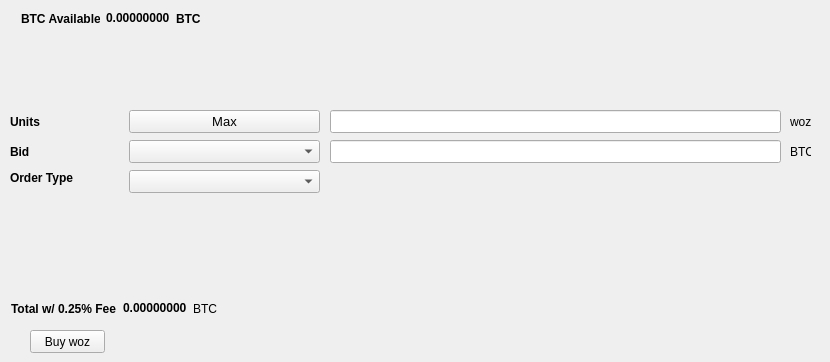
   <widget class="QWidget" name="BuyTab">
    <attribute name="title">
     <string>Buy</string>
    </attribute>
    <widget class="QPushButton" name="Buywoz">
     <property name="geometry">
      <rect>
       <x>30</x>
       <y>330</y>
       <width>75</width>
       <height>23</height>
      </rect>
     </property>
     <property name="text">
      <string>Buy woz</string>
     </property>
    </widget>
    <widget class="QLabel" name="label_3">
     <property name="geometry">
      <rect>
       <x>10</x>
       <y>110</y>
       <width>46</width>
       <height>23</height>
      </rect>
     </property>
     <property name="font">
      <font>
       <weight>75</weight>
       <bold>true</bold>
      </font>
     </property>
     <property name="text">
      <string>Units</string>
     </property>
    </widget>
    <widget class="QLineEdit" name="UnitsInput">
     <property name="geometry">
      <rect>
       <x>330</x>
       <y>110</y>
       <width>451</width>
       <height>23</height>
      </rect>
     </property>
     <property name="font">
      <font>
       <pointsize>9</pointsize>
       <weight>75</weight>
       <bold>true</bold>
      </font>
     </property>
    </widget>
    <widget class="QLineEdit" name="BuyBidPriceEdit">
     <property name="geometry">
      <rect>
       <x>330</x>
       <y>140</y>
       <width>451</width>
       <height>23</height>
      </rect>
     </property>
     <property name="font">
      <font>
       <pointsize>9</pointsize>
       <weight>75</weight>
       <bold>true</bold>
      </font>
     </property>
    </widget>
    <widget class="QLabel" name="label_4">
     <property name="geometry">
      <rect>
       <x>790</x>
       <y>110</y>
       <width>31</width>
       <height>23</height>
      </rect>
     </property>
     <property name="text">
      <string>woz</string>
     </property>
    </widget>
    <widget class="QLabel" name="label_5">
     <property name="geometry">
      <rect>
       <x>790</x>
       <y>140</y>
       <width>21</width>
       <height>23</height>
      </rect>
     </property>
     <property name="text">
      <string>BTC</string>
     </property>
    </widget>
    <widget class="QLabel" name="label_6">
     <property name="geometry">
      <rect>
       <x>10</x>
       <y>140</y>
       <width>46</width>
       <height>23</height>
      </rect>
     </property>
     <property name="font">
      <font>
       <weight>75</weight>
       <bold>true</bold>
      </font>
     </property>
     <property name="text">
      <string>Bid</string>
     </property>
    </widget>
    <widget class="QLabel" name="label_7">
     <property name="geometry">
      <rect>
       <x>10</x>
       <y>170</y>
       <width>71</width>
       <height>16</height>
      </rect>
     </property>
     <property name="font">
      <font>
       <weight>75</weight>
       <bold>true</bold>
      </font>
     </property>
     <property name="text">
      <string>Order Type</string>
     </property>
    </widget>
    <widget class="QPushButton" name="Buy_Max_Amount">
     <property name="geometry">
      <rect>
       <x>129</x>
       <y>110</y>
       <width>191</width>
       <height>23</height>
      </rect>
     </property>
     <property name="font">
      <font>
       <pointsize>10</pointsize>
      </font>
     </property>
     <property name="text">
      <string>Max</string>
     </property>
    </widget>
    <widget class="QComboBox" name="BuyBidcomboBox">
     <property name="geometry">
      <rect>
       <x>129</x>
       <y>140</y>
       <width>191</width>
       <height>23</height>
      </rect>
     </property>
     <property name="font">
      <font>
       <pointsize>10</pointsize>
      </font>
     </property>
    </widget>
    <widget class="QComboBox" name="buyOrdertypeCombo">
     <property name="geometry">
      <rect>
       <x>129</x>
       <y>170</y>
       <width>191</width>
       <height>23</height>
      </rect>
     </property>
     <property name="font">
      <font>
       <pointsize>10</pointsize>
      </font>
     </property>
    </widget>
    <widget class="QWidget" name="layoutWidget">
     <property name="geometry">
      <rect>
       <x>21</x>
       <y>11</y>
       <width>180</width>
       <height>15</height>
      </rect>
     </property>
     <layout class="QHBoxLayout" name="horizontalLayout_3">
      <item>
       <widget class="QLabel" name="label232">
        <property name="font">
         <font>
          <weight>75</weight>
          <bold>true</bold>
         </font>
        </property>
        <property name="text">
         <string>BTC Available:</string>
        </property>
       </widget>
      </item>
      <item>
       <widget class="QLabel" name="BtcAvailableLbl">
        <property name="palette">
         <palette>
          <active>
           <colorrole role="WindowText">
            <brush brushstyle="SolidPattern">
             <color alpha="255">
              <red>0</red>
              <green>0</green>
              <blue>0</blue>
             </color>
            </brush>
           </colorrole>
           <colorrole role="Button">
            <brush brushstyle="SolidPattern">
             <color alpha="255">
              <red>0</red>
              <green>170</green>
              <blue>0</blue>
             </color>
            </brush>
           </colorrole>
           <colorrole role="Light">
            <brush brushstyle="SolidPattern">
             <color alpha="255">
              <red>0</red>
              <green>255</green>
              <blue>0</blue>
             </color>
            </brush>
           </colorrole>
           <colorrole role="Midlight">
            <brush brushstyle="SolidPattern">
             <color alpha="255">
              <red>0</red>
              <green>212</green>
              <blue>0</blue>
             </color>
            </brush>
           </colorrole>
           <colorrole role="Dark">
            <brush brushstyle="SolidPattern">
             <color alpha="255">
              <red>0</red>
              <green>85</green>
              <blue>0</blue>
             </color>
            </brush>
           </colorrole>
           <colorrole role="Mid">
            <brush brushstyle="SolidPattern">
             <color alpha="255">
              <red>0</red>
              <green>113</green>
              <blue>0</blue>
             </color>
            </brush>
           </colorrole>
           <colorrole role="Text">
            <brush brushstyle="SolidPattern">
             <color alpha="255">
              <red>0</red>
              <green>170</green>
              <blue>0</blue>
             </color>
            </brush>
           </colorrole>
           <colorrole role="BrightText">
            <brush brushstyle="SolidPattern">
             <color alpha="255">
              <red>255</red>
              <green>255</green>
              <blue>255</blue>
             </color>
            </brush>
           </colorrole>
           <colorrole role="ButtonText">
            <brush brushstyle="SolidPattern">
             <color alpha="255">
              <red>0</red>
              <green>0</green>
              <blue>0</blue>
             </color>
            </brush>
           </colorrole>
           <colorrole role="Base">
            <brush brushstyle="SolidPattern">
             <color alpha="255">
              <red>255</red>
              <green>255</green>
              <blue>255</blue>
             </color>
            </brush>
           </colorrole>
           <colorrole role="Window">
            <brush brushstyle="SolidPattern">
             <color alpha="255">
              <red>0</red>
              <green>170</green>
              <blue>0</blue>
             </color>
            </brush>
           </colorrole>
           <colorrole role="Shadow">
            <brush brushstyle="SolidPattern">
             <color alpha="255">
              <red>0</red>
              <green>0</green>
              <blue>0</blue>
             </color>
            </brush>
           </colorrole>
           <colorrole role="AlternateBase">
            <brush brushstyle="SolidPattern">
             <color alpha="255">
              <red>127</red>
              <green>212</green>
              <blue>127</blue>
             </color>
            </brush>
           </colorrole>
           <colorrole role="ToolTipBase">
            <brush brushstyle="SolidPattern">
             <color alpha="255">
              <red>255</red>
              <green>255</green>
              <blue>220</blue>
             </color>
            </brush>
           </colorrole>
           <colorrole role="ToolTipText">
            <brush brushstyle="SolidPattern">
             <color alpha="255">
              <red>0</red>
              <green>0</green>
              <blue>0</blue>
             </color>
            </brush>
           </colorrole>
          </active>
          <inactive>
           <colorrole role="WindowText">
            <brush brushstyle="SolidPattern">
             <color alpha="255">
              <red>0</red>
              <green>0</green>
              <blue>0</blue>
             </color>
            </brush>
           </colorrole>
           <colorrole role="Button">
            <brush brushstyle="SolidPattern">
             <color alpha="255">
              <red>0</red>
              <green>170</green>
              <blue>0</blue>
             </color>
            </brush>
           </colorrole>
           <colorrole role="Light">
            <brush brushstyle="SolidPattern">
             <color alpha="255">
              <red>0</red>
              <green>255</green>
              <blue>0</blue>
             </color>
            </brush>
           </colorrole>
           <colorrole role="Midlight">
            <brush brushstyle="SolidPattern">
             <color alpha="255">
              <red>0</red>
              <green>212</green>
              <blue>0</blue>
             </color>
            </brush>
           </colorrole>
           <colorrole role="Dark">
            <brush brushstyle="SolidPattern">
             <color alpha="255">
              <red>0</red>
              <green>85</green>
              <blue>0</blue>
             </color>
            </brush>
           </colorrole>
           <colorrole role="Mid">
            <brush brushstyle="SolidPattern">
             <color alpha="255">
              <red>0</red>
              <green>113</green>
              <blue>0</blue>
             </color>
            </brush>
           </colorrole>
           <colorrole role="Text">
            <brush brushstyle="SolidPattern">
             <color alpha="255">
              <red>0</red>
              <green>170</green>
              <blue>0</blue>
             </color>
            </brush>
           </colorrole>
           <colorrole role="BrightText">
            <brush brushstyle="SolidPattern">
             <color alpha="255">
              <red>255</red>
              <green>255</green>
              <blue>255</blue>
             </color>
            </brush>
           </colorrole>
           <colorrole role="ButtonText">
            <brush brushstyle="SolidPattern">
             <color alpha="255">
              <red>0</red>
              <green>0</green>
              <blue>0</blue>
             </color>
            </brush>
           </colorrole>
           <colorrole role="Base">
            <brush brushstyle="SolidPattern">
             <color alpha="255">
              <red>255</red>
              <green>255</green>
              <blue>255</blue>
             </color>
            </brush>
           </colorrole>
           <colorrole role="Window">
            <brush brushstyle="SolidPattern">
             <color alpha="255">
              <red>0</red>
              <green>170</green>
              <blue>0</blue>
             </color>
            </brush>
           </colorrole>
           <colorrole role="Shadow">
            <brush brushstyle="SolidPattern">
             <color alpha="255">
              <red>0</red>
              <green>0</green>
              <blue>0</blue>
             </color>
            </brush>
           </colorrole>
           <colorrole role="AlternateBase">
            <brush brushstyle="SolidPattern">
             <color alpha="255">
              <red>127</red>
              <green>212</green>
              <blue>127</blue>
             </color>
            </brush>
           </colorrole>
           <colorrole role="ToolTipBase">
            <brush brushstyle="SolidPattern">
             <color alpha="255">
              <red>255</red>
              <green>255</green>
              <blue>220</blue>
             </color>
            </brush>
           </colorrole>
           <colorrole role="ToolTipText">
            <brush brushstyle="SolidPattern">
             <color alpha="255">
              <red>0</red>
              <green>0</green>
              <blue>0</blue>
             </color>
            </brush>
           </colorrole>
          </inactive>
          <disabled>
           <colorrole role="WindowText">
            <brush brushstyle="SolidPattern">
             <color alpha="255">
              <red>0</red>
              <green>85</green>
              <blue>0</blue>
             </color>
            </brush>
           </colorrole>
           <colorrole role="Button">
            <brush brushstyle="SolidPattern">
             <color alpha="255">
              <red>0</red>
              <green>170</green>
              <blue>0</blue>
             </color>
            </brush>
           </colorrole>
           <colorrole role="Light">
            <brush brushstyle="SolidPattern">
             <color alpha="255">
              <red>0</red>
              <green>255</green>
              <blue>0</blue>
             </color>
            </brush>
           </colorrole>
           <colorrole role="Midlight">
            <brush brushstyle="SolidPattern">
             <color alpha="255">
              <red>0</red>
              <green>212</green>
              <blue>0</blue>
             </color>
            </brush>
           </colorrole>
           <colorrole role="Dark">
            <brush brushstyle="SolidPattern">
             <color alpha="255">
              <red>0</red>
              <green>85</green>
              <blue>0</blue>
             </color>
            </brush>
           </colorrole>
           <colorrole role="Mid">
            <brush brushstyle="SolidPattern">
             <color alpha="255">
              <red>0</red>
              <green>113</green>
              <blue>0</blue>
             </color>
            </brush>
           </colorrole>
           <colorrole role="Text">
            <brush brushstyle="SolidPattern">
             <color alpha="255">
              <red>0</red>
              <green>85</green>
              <blue>0</blue>
             </color>
            </brush>
           </colorrole>
           <colorrole role="BrightText">
            <brush brushstyle="SolidPattern">
             <color alpha="255">
              <red>255</red>
              <green>255</green>
              <blue>255</blue>
             </color>
            </brush>
           </colorrole>
           <colorrole role="ButtonText">
            <brush brushstyle="SolidPattern">
             <color alpha="255">
              <red>0</red>
              <green>85</green>
              <blue>0</blue>
             </color>
            </brush>
           </colorrole>
           <colorrole role="Base">
            <brush brushstyle="SolidPattern">
             <color alpha="255">
              <red>0</red>
              <green>170</green>
              <blue>0</blue>
             </color>
            </brush>
           </colorrole>
           <colorrole role="Window">
            <brush brushstyle="SolidPattern">
             <color alpha="255">
              <red>0</red>
              <green>170</green>
              <blue>0</blue>
             </color>
            </brush>
           </colorrole>
           <colorrole role="Shadow">
            <brush brushstyle="SolidPattern">
             <color alpha="255">
              <red>0</red>
              <green>0</green>
              <blue>0</blue>
             </color>
            </brush>
           </colorrole>
           <colorrole role="AlternateBase">
            <brush brushstyle="SolidPattern">
             <color alpha="255">
              <red>0</red>
              <green>170</green>
              <blue>0</blue>
             </color>
            </brush>
           </colorrole>
           <colorrole role="ToolTipBase">
            <brush brushstyle="SolidPattern">
             <color alpha="255">
              <red>255</red>
              <green>255</green>
              <blue>220</blue>
             </color>
            </brush>
           </colorrole>
           <colorrole role="ToolTipText">
            <brush brushstyle="SolidPattern">
             <color alpha="255">
              <red>0</red>
              <green>0</green>
              <blue>0</blue>
             </color>
            </brush>
           </colorrole>
          </disabled>
         </palette>
        </property>
        <property name="font">
         <font>
          <weight>75</weight>
          <bold>true</bold>
         </font>
        </property>
        <property name="text">
         <string>0.00000000</string>
        </property>
        <property name="textInteractionFlags">
         <set>Qt::LinksAccessibleByMouse|Qt::TextSelectableByKeyboard|Qt::TextSelectableByMouse</set>
        </property>
       </widget>
      </item>
      <item>
       <widget class="QLabel" name="BtcAvailableLbl_2">
        <property name="font">
         <font>
          <weight>75</weight>
          <bold>true</bold>
         </font>
        </property>
        <property name="text">
         <string>BTC</string>
        </property>
       </widget>
      </item>
     </layout>
    </widget>
    <widget class="QWidget" name="layoutWidget">
     <property name="geometry">
      <rect>
       <x>11</x>
       <y>301</y>
       <width>209</width>
       <height>15</height>
      </rect>
     </property>
     <layout class="QHBoxLayout" name="horizontalLayout_4">
      <item>
       <widget class="QLabel" name="label_9">
        <property name="font">
         <font>
          <weight>75</weight>
          <bold>true</bold>
         </font>
        </property>
        <property name="text">
         <string>Total w/ 0.25% Fee</string>
        </property>
       </widget>
      </item>
      <item>
       <widget class="QLabel" name="BuyCostLabel">
        <property name="palette">
         <palette>
          <active>
           <colorrole role="WindowText">
            <brush brushstyle="SolidPattern">
             <color alpha="255">
              <red>0</red>
              <green>0</green>
              <blue>0</blue>
             </color>
            </brush>
           </colorrole>
           <colorrole role="Button">
            <brush brushstyle="SolidPattern">
             <color alpha="255">
              <red>0</red>
              <green>170</green>
              <blue>0</blue>
             </color>
            </brush>
           </colorrole>
           <colorrole role="Light">
            <brush brushstyle="SolidPattern">
             <color alpha="255">
              <red>0</red>
              <green>255</green>
              <blue>0</blue>
             </color>
            </brush>
           </colorrole>
           <colorrole role="Midlight">
            <brush brushstyle="SolidPattern">
             <color alpha="255">
              <red>0</red>
              <green>212</green>
              <blue>0</blue>
             </color>
            </brush>
           </colorrole>
           <colorrole role="Dark">
            <brush brushstyle="SolidPattern">
             <color alpha="255">
              <red>0</red>
              <green>85</green>
              <blue>0</blue>
             </color>
            </brush>
           </colorrole>
           <colorrole role="Mid">
            <brush brushstyle="SolidPattern">
             <color alpha="255">
              <red>0</red>
              <green>113</green>
              <blue>0</blue>
             </color>
            </brush>
           </colorrole>
           <colorrole role="Text">
            <brush brushstyle="SolidPattern">
             <color alpha="255">
              <red>0</red>
              <green>170</green>
              <blue>0</blue>
             </color>
            </brush>
           </colorrole>
           <colorrole role="BrightText">
            <brush brushstyle="SolidPattern">
             <color alpha="255">
              <red>255</red>
              <green>255</green>
              <blue>255</blue>
             </color>
            </brush>
           </colorrole>
           <colorrole role="ButtonText">
            <brush brushstyle="SolidPattern">
             <color alpha="255">
              <red>0</red>
              <green>0</green>
              <blue>0</blue>
             </color>
            </brush>
           </colorrole>
           <colorrole role="Base">
            <brush brushstyle="SolidPattern">
             <color alpha="255">
              <red>255</red>
              <green>255</green>
              <blue>255</blue>
             </color>
            </brush>
           </colorrole>
           <colorrole role="Window">
            <brush brushstyle="SolidPattern">
             <color alpha="255">
              <red>0</red>
              <green>170</green>
              <blue>0</blue>
             </color>
            </brush>
           </colorrole>
           <colorrole role="Shadow">
            <brush brushstyle="SolidPattern">
             <color alpha="255">
              <red>0</red>
              <green>0</green>
              <blue>0</blue>
             </color>
            </brush>
           </colorrole>
           <colorrole role="AlternateBase">
            <brush brushstyle="SolidPattern">
             <color alpha="255">
              <red>127</red>
              <green>212</green>
              <blue>127</blue>
             </color>
            </brush>
           </colorrole>
           <colorrole role="ToolTipBase">
            <brush brushstyle="SolidPattern">
             <color alpha="255">
              <red>255</red>
              <green>255</green>
              <blue>220</blue>
             </color>
            </brush>
           </colorrole>
           <colorrole role="ToolTipText">
            <brush brushstyle="SolidPattern">
             <color alpha="255">
              <red>0</red>
              <green>0</green>
              <blue>0</blue>
             </color>
            </brush>
           </colorrole>
          </active>
          <inactive>
           <colorrole role="WindowText">
            <brush brushstyle="SolidPattern">
             <color alpha="255">
              <red>0</red>
              <green>0</green>
              <blue>0</blue>
             </color>
            </brush>
           </colorrole>
           <colorrole role="Button">
            <brush brushstyle="SolidPattern">
             <color alpha="255">
              <red>0</red>
              <green>170</green>
              <blue>0</blue>
             </color>
            </brush>
           </colorrole>
           <colorrole role="Light">
            <brush brushstyle="SolidPattern">
             <color alpha="255">
              <red>0</red>
              <green>255</green>
              <blue>0</blue>
             </color>
            </brush>
           </colorrole>
           <colorrole role="Midlight">
            <brush brushstyle="SolidPattern">
             <color alpha="255">
              <red>0</red>
              <green>212</green>
              <blue>0</blue>
             </color>
            </brush>
           </colorrole>
           <colorrole role="Dark">
            <brush brushstyle="SolidPattern">
             <color alpha="255">
              <red>0</red>
              <green>85</green>
              <blue>0</blue>
             </color>
            </brush>
           </colorrole>
           <colorrole role="Mid">
            <brush brushstyle="SolidPattern">
             <color alpha="255">
              <red>0</red>
              <green>113</green>
              <blue>0</blue>
             </color>
            </brush>
           </colorrole>
           <colorrole role="Text">
            <brush brushstyle="SolidPattern">
             <color alpha="255">
              <red>0</red>
              <green>170</green>
              <blue>0</blue>
             </color>
            </brush>
           </colorrole>
           <colorrole role="BrightText">
            <brush brushstyle="SolidPattern">
             <color alpha="255">
              <red>255</red>
              <green>255</green>
              <blue>255</blue>
             </color>
            </brush>
           </colorrole>
           <colorrole role="ButtonText">
            <brush brushstyle="SolidPattern">
             <color alpha="255">
              <red>0</red>
              <green>0</green>
              <blue>0</blue>
             </color>
            </brush>
           </colorrole>
           <colorrole role="Base">
            <brush brushstyle="SolidPattern">
             <color alpha="255">
              <red>255</red>
              <green>255</green>
              <blue>255</blue>
             </color>
            </brush>
           </colorrole>
           <colorrole role="Window">
            <brush brushstyle="SolidPattern">
             <color alpha="255">
              <red>0</red>
              <green>170</green>
              <blue>0</blue>
             </color>
            </brush>
           </colorrole>
           <colorrole role="Shadow">
            <brush brushstyle="SolidPattern">
             <color alpha="255">
              <red>0</red>
              <green>0</green>
              <blue>0</blue>
             </color>
            </brush>
           </colorrole>
           <colorrole role="AlternateBase">
            <brush brushstyle="SolidPattern">
             <color alpha="255">
              <red>127</red>
              <green>212</green>
              <blue>127</blue>
             </color>
            </brush>
           </colorrole>
           <colorrole role="ToolTipBase">
            <brush brushstyle="SolidPattern">
             <color alpha="255">
              <red>255</red>
              <green>255</green>
              <blue>220</blue>
             </color>
            </brush>
           </colorrole>
           <colorrole role="ToolTipText">
            <brush brushstyle="SolidPattern">
             <color alpha="255">
              <red>0</red>
              <green>0</green>
              <blue>0</blue>
             </color>
            </brush>
           </colorrole>
          </inactive>
          <disabled>
           <colorrole role="WindowText">
            <brush brushstyle="SolidPattern">
             <color alpha="255">
              <red>0</red>
              <green>85</green>
              <blue>0</blue>
             </color>
            </brush>
           </colorrole>
           <colorrole role="Button">
            <brush brushstyle="SolidPattern">
             <color alpha="255">
              <red>0</red>
              <green>170</green>
              <blue>0</blue>
             </color>
            </brush>
           </colorrole>
           <colorrole role="Light">
            <brush brushstyle="SolidPattern">
             <color alpha="255">
              <red>0</red>
              <green>255</green>
              <blue>0</blue>
             </color>
            </brush>
           </colorrole>
           <colorrole role="Midlight">
            <brush brushstyle="SolidPattern">
             <color alpha="255">
              <red>0</red>
              <green>212</green>
              <blue>0</blue>
             </color>
            </brush>
           </colorrole>
           <colorrole role="Dark">
            <brush brushstyle="SolidPattern">
             <color alpha="255">
              <red>0</red>
              <green>85</green>
              <blue>0</blue>
             </color>
            </brush>
           </colorrole>
           <colorrole role="Mid">
            <brush brushstyle="SolidPattern">
             <color alpha="255">
              <red>0</red>
              <green>113</green>
              <blue>0</blue>
             </color>
            </brush>
           </colorrole>
           <colorrole role="Text">
            <brush brushstyle="SolidPattern">
             <color alpha="255">
              <red>0</red>
              <green>85</green>
              <blue>0</blue>
             </color>
            </brush>
           </colorrole>
           <colorrole role="BrightText">
            <brush brushstyle="SolidPattern">
             <color alpha="255">
              <red>255</red>
              <green>255</green>
              <blue>255</blue>
             </color>
            </brush>
           </colorrole>
           <colorrole role="ButtonText">
            <brush brushstyle="SolidPattern">
             <color alpha="255">
              <red>0</red>
              <green>85</green>
              <blue>0</blue>
             </color>
            </brush>
           </colorrole>
           <colorrole role="Base">
            <brush brushstyle="SolidPattern">
             <color alpha="255">
              <red>0</red>
              <green>170</green>
              <blue>0</blue>
             </color>
            </brush>
           </colorrole>
           <colorrole role="Window">
            <brush brushstyle="SolidPattern">
             <color alpha="255">
              <red>0</red>
              <green>170</green>
              <blue>0</blue>
             </color>
            </brush>
           </colorrole>
           <colorrole role="Shadow">
            <brush brushstyle="SolidPattern">
             <color alpha="255">
              <red>0</red>
              <green>0</green>
              <blue>0</blue>
             </color>
            </brush>
           </colorrole>
           <colorrole role="AlternateBase">
            <brush brushstyle="SolidPattern">
             <color alpha="255">
              <red>0</red>
              <green>170</green>
              <blue>0</blue>
             </color>
            </brush>
           </colorrole>
           <colorrole role="ToolTipBase">
            <brush brushstyle="SolidPattern">
             <color alpha="255">
              <red>255</red>
              <green>255</green>
              <blue>220</blue>
             </color>
            </brush>
           </colorrole>
           <colorrole role="ToolTipText">
            <brush brushstyle="SolidPattern">
             <color alpha="255">
              <red>0</red>
              <green>0</green>
              <blue>0</blue>
             </color>
            </brush>
           </colorrole>
          </disabled>
         </palette>
        </property>
        <property name="font">
         <font>
          <weight>75</weight>
          <bold>true</bold>
         </font>
        </property>
        <property name="autoFillBackground">
         <bool>false</bool>
        </property>
        <property name="text">
         <string>0.00000000</string>
        </property>
        <property name="textInteractionFlags">
         <set>Qt::LinksAccessibleByMouse|Qt::TextSelectableByMouse</set>
        </property>
       </widget>
      </item>
      <item>
       <widget class="QLabel" name="label_10">
        <property name="font">
         <font>
          <weight>50</weight>
          <bold>false</bold>
         </font>
        </property>
        <property name="text">
         <string>BTC</string>
        </property>
       </widget>
      </item>
     </layout>
    </widget>
   </widget>
